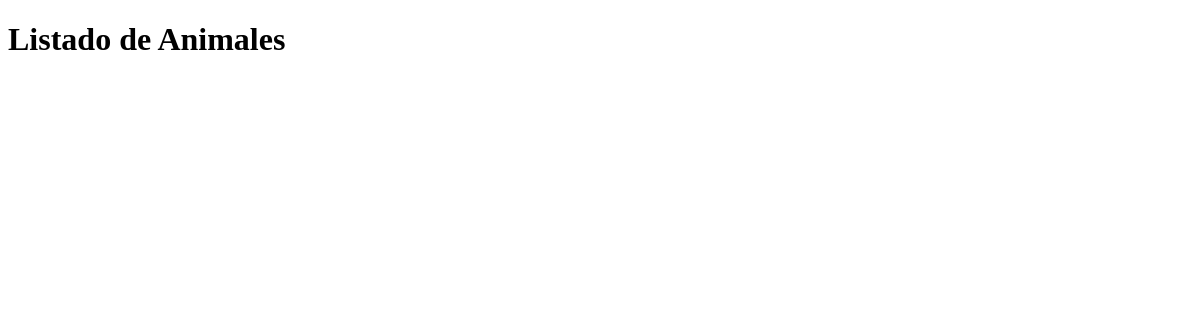
Before: / with the older database file.
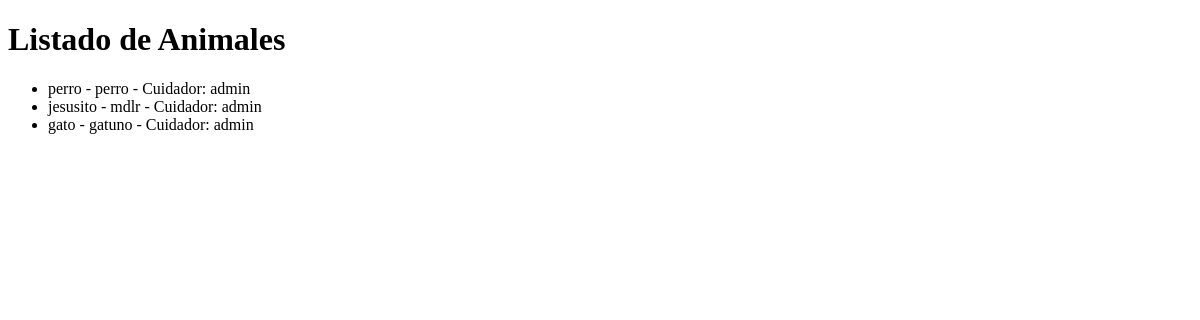
After: the same page with the newer database file.
### protectora/models.py (models this page shows, shortened)
class Animal(models.Model):
    cuidador = models.ForeignKey(settings.AUTH_USER_MODEL, on_delete=models.CASCADE)
    nombre = models.CharField(max_length=200)
    tipo = models.CharField(max_length=100)

### protectora/views.py (the view)
# urls.py: path('', views.animales_list, name='animales_list'),
def animales_list(request):
    animales = Animal.objects.all()
    return render(request, 'protectora/animales_list.html', {'animales': animales})

### protectora/templates/protectora/animales_list.html (shortened to what this page needs)
<!DOCTYPE html>
<html>
<head>
</head>
<body>
    <h1>Listado de Animales</h1>
    <ul>
        {% for animal in animales %}
            <li>{{ animal.nombre }} - {{ animal.tipo }} - Cuidador: {{ animal.cuidador }}</li>
        {% endfor %}
    </ul>
</body>
</html>

Changed rows visible on the page:
added Animal: nombre "perro", tipo "perro", cuidador "admin"
added Animal: nombre "jesusito", tipo "mdlr", cuidador "admin"
added Animal: nombre "gato", tipo "gatuno", cuidador "admin"
